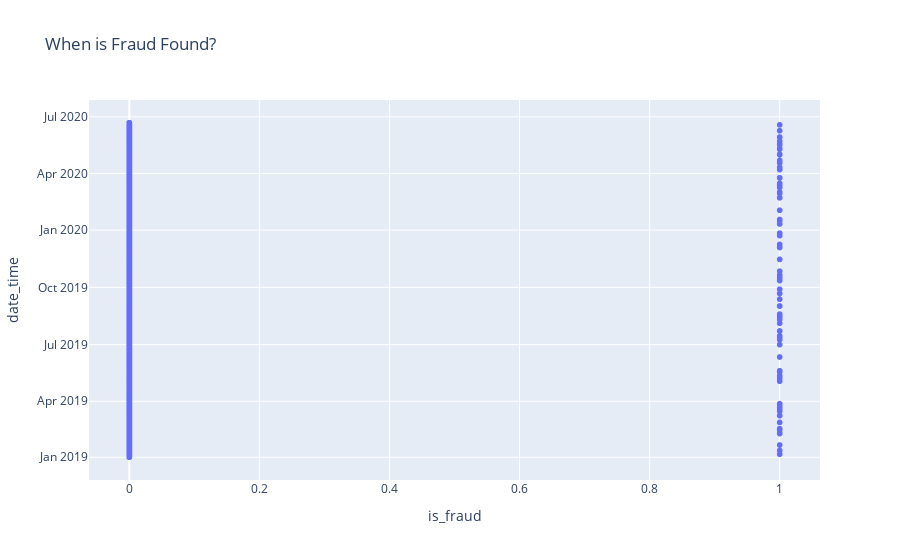

Notebook code cell kept with this figure:
### Markdown cell above
Surprisingly, the amount that fraud is found is around $1500 and less.

### Code cell
fig = px.scatter(df, y="date_time", x="is_fraud", title="When is Fraud Found?")
fig.show()

### Figure 1 — Plotly figure (JSON) as saved in the notebook; plotly's stock layout.template omitted (floating-point values rounded to 4 significant figures; data arrays with more than 128 entries replaced by an {"elided": "..."} marker saying what was removed)
{"data": [{"hovertemplate": "is_fraud=%{x}<br>date_time=%{y}<extra></extra>", "legendgroup": "", "marker": {"color": "#636efa", "symbol": "circle"}, "mode": "markers", "name": "", "showlegend": false, "type": "scattergl", "x": {"elided": "12967 int values"}, "xaxis": "x", "y": {"elided": "12967 str values"}, "yaxis": "y"}], "layout": {"legend": {"tracegroupgap": 0}, "title": {"text": "When is Fraud Found?"}, "xaxis": {"anchor": "y", "domain": [0, 1], "title": {"text": "is_fraud"}}, "yaxis": {"anchor": "x", "domain": [0, 1], "title": {"text": "date_time"}}}}
